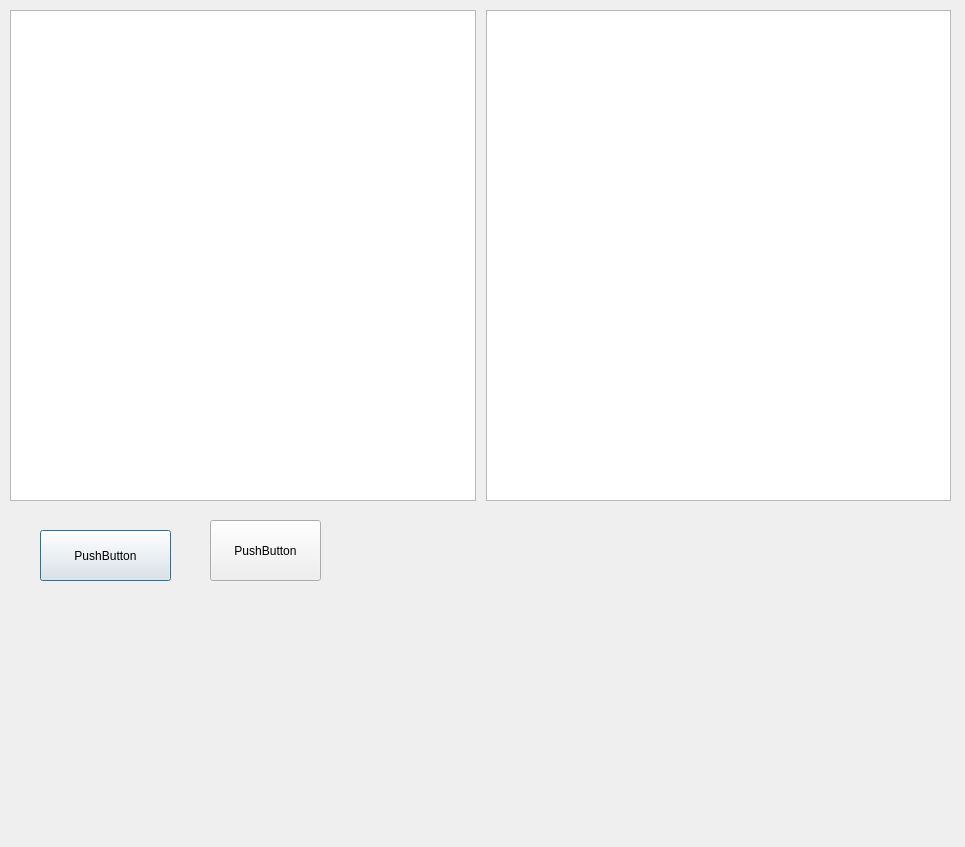
<?xml version="1.0" encoding="UTF-8"?>
<ui version="4.0">
 <class>Dialog</class>
 <widget class="QDialog" name="Dialog">
  <property name="geometry">
   <rect>
    <x>0</x>
    <y>0</y>
    <width>965</width>
    <height>847</height>
   </rect>
  </property>
  <property name="windowTitle">
   <string>Dialog</string>
  </property>
  <widget class="QWidget" name="horizontalLayoutWidget">
   <property name="geometry">
    <rect>
     <x>10</x>
     <y>10</y>
     <width>941</width>
     <height>491</height>
    </rect>
   </property>
   <layout class="QHBoxLayout" name="horizontalLayout">
    <item>
     <widget class="QListView" name="listView">
      <property name="acceptDrops">
       <bool>true</bool>
      </property>
     </widget>
    </item>
    <item>
     <spacer name="horizontalSpacer">
      <property name="orientation">
       <enum>Qt::Horizontal</enum>
      </property>
      <property name="sizeType">
       <enum>QSizePolicy::Minimum</enum>
      </property>
      <property name="sizeHint" stdset="0">
       <size>
        <width>4</width>
        <height>20</height>
       </size>
      </property>
     </spacer>
    </item>
    <item>
     <widget class="QTextEdit" name="textEdit">
      <property name="acceptDrops">
       <bool>false</bool>
      </property>
      <property name="readOnly">
       <bool>true</bool>
      </property>
      <property name="acceptRichText">
       <bool>false</bool>
      </property>
     </widget>
    </item>
   </layout>
  </widget>
  <widget class="QPushButton" name="pushButton">
   <property name="geometry">
    <rect>
     <x>40</x>
     <y>530</y>
     <width>131</width>
     <height>51</height>
    </rect>
   </property>
   <property name="text">
    <string>PushButton</string>
   </property>
  </widget>
  <widget class="QPushButton" name="pushButton_2">
   <property name="geometry">
    <rect>
     <x>210</x>
     <y>520</y>
     <width>111</width>
     <height>61</height>
    </rect>
   </property>
   <property name="text">
    <string>PushButton</string>
   </property>
  </widget>
 </widget>
 <resources/>
 <connections/>
</ui>
